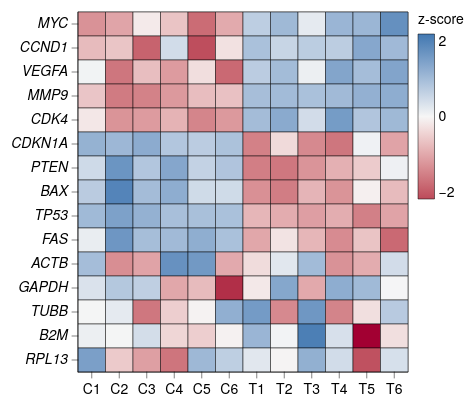

Express this chart as Vega-Lite.
### Vega-Lite specification from a JSON file in a GitHub repository (floating-point values rounded to 4 significant figures; data arrays with more than 128 entries replaced by an {"elided": "..."} marker saying what was removed)
{"background": null, "config": {"arc": {"fill": "#DBDBDB", "fillOpacity": 1.0, "innerRadius": 41.25, "padAngle": 0.03, "stroke": "black", "strokeOpacity": 1, "strokeWidth": 0.25}, "area": {"fill": "#DBDBDB", "fillOpacity": 1.0, "stroke": "black", "strokeOpacity": 1, "strokeWidth": 0.25}, "axis": {"domain": true, "domainCap": "round", "domainColor": "black", "domainWidth": 0.25, "grid": false, "gridCap": "round", "gridColor": "#F1F1F1", "gridDash": [0, 0], "gridOpacity": 1.0, "gridWidth": 0.25, "labelColor": "black", "labelFont": "Helvetica Neue, HelveticaNeue, Helvetica, Arial, sans-serif", "labelFontSize": 7, "labelFontStyle": "normal", "labelFontWeight": 400, "offset": 0, "ticks": true, "tickCap": "round", "tickColor": "black", "tickRound": false, "tickSize": 3, "tickWidth": 0.25, "titleColor": "black", "titleFont": "Helvetica Neue, HelveticaNeue, Helvetica, Arial, sans-serif", "titleFontSize": 7, "titleFontStyle": "normal", "titleFontWeight": 400}, "axisX": {"domain": true, "labelAlign": "center", "labelAngle": 0, "labels": true, "ticks": true, "translate": 0}, "axisY": {"domain": true, "labelAlign": "right", "labelAngle": 0, "labels": true, "ticks": true, "translate": 0}, "axisRight": {"domain": true, "labelAlign": "left", "labelAngle": 0, "labels": true, "ticks": true, "translate": 0}, "axisTop": {"domain": true, "labelAlign": "center", "labelAngle": 0, "labels": true, "ticks": true, "translate": 0}, "axisBand": {"tickOffset": 0}, "bar": {"fill": "#DBDBDB", "fillOpacity": 1.0, "stroke": "black", "strokeOpacity": 1, "strokeWidth": 0.25}, "boxplot": {"size": 14.85, "ticks": {"cornerRadius": 0.25, "fill": "black", "opacity": 1, "size": 7.425, "thickness": 0.25}, "box": {"fillOpacity": 1.0, "stroke": "black", "strokeOpacity": 1, "strokeWidth": 0.25}, "median": {"cornerRadius": 0, "fill": "black", "fillOpacity": 1.0, "opacity": 1, "size": 14.85, "thickness": 0.25}, "rule": {"fill": "black", "fillOpacity": 1.0, "size": 16.5, "stroke": "black", "strokeDash": [0, 0], "strokeOpacity": 1, "strokeWidth": 0.25}, "outliers": {"color": "black", "fill": "black", "fillOpacity": 1.0, "size": 0, "stroke": "black", "strokeOpacity": 1, "strokeWidth": 0.25}}, "circle": {"fill": "black", "fillOpacity": 1.0, "size": 2.062, "stroke": null, "strokeOpacity": 1, "strokeWidth": 0.25}, "errorband": {"band": {"fillOpacity": 0.6, "stroke": null, "strokeWidth": 0.25, "strokeOpacity": 1}, "borders": {"opacity": 0, "strokeOpacity": 0.25, "strokeWidth": 1}}, "errorbar": {"opacity": 1, "rule": {"strokeDash": [0, 0], "strokeWidth": 0.25}, "ticks": {"color": "black", "cornerRadius": 0.125, "opacity": 1, "size": 9.9, "thickness": 0.25}, "thickness": 0.25}, "font": "Helvetica Neue, HelveticaNeue, Helvetica, Arial, sans-serif", "geoshape": {"fill": "#DBDBDB", "fillOpacity": 1.0, "stroke": "black", "strokeOpacity": 1, "strokeWidth": 0.25}, "header": {"labelColor": "black", "labelFont": "Helvetica Neue, HelveticaNeue, Helvetica, Arial, sans-serif", "labelFontSize": 7, "labelFontStyle": "normal", "labelFontWeight": 400, "titleColor": "black", "titleFont": "Helvetica Neue, HelveticaNeue, Helvetica, Arial, sans-serif", "titleFontSize": 7, "titleFontStyle": "normal", "titleFontWeight": 400, "titlePadding": 0}, "legend": {"disable": false, "offset": 4.5, "titlePadding": 4, "labelOffset": 2, "gradientLabelOffset": 2, "gradientLength": 82.5, "gradientThickness": 8.25, "gradientOpacity": 1.0, "gradientStrokeColor": "black", "gradientStrokeWidth": 0.25, "labelColor": "black", "labelFont": "Helvetica Neue, HelveticaNeue, Helvetica, Arial, sans-serif", "labelFontSize": 7, "labelFontStyle": "normal", "labelFontWeight": 400, "strokeColor": "black", "strokeWidth": 0, "symbolSize": 42, "symbolStrokeColor": "black", "symbolStrokeWidth": 0.25, "titleColor": "black", "titleFont": "Helvetica Neue, HelveticaNeue, Helvetica, Arial, sans-serif", "titleFontSize": 7, "titleFontStyle": "normal", "titleFontWeight": 400}, "line": {"color": "black", "stroke": "black", "strokeCap": "butt", "strokeDash": [0, 0], "strokeOpacity": 1, "strokeWidth": 0.5}, "point": {"filled": true, "fill": "#DBDBDB", "fillOpacity": 1.0, "size": 8.25, "stroke": "black", "strokeOpacity": 1, "strokeWidth": 0.25}, "range": {"category": ["#B2B2B2", "#636363", "#4A7CD3", "#008542", "#382864", "#509F98", "#284F93", "#005226", "#A398D6", "#173633"], "diverging": {"scheme": ["#443E60", "#5F597E", "#7C759B", "#9994B6", "#B7B4CC", "#D6D5DC", "#F6F6F6", "#D1DAD9", "#A4C2BF", "#7AA9A4", "#578E89", "#37736E", "#1B5954"]}, "heatmap": {"scheme": ["#32022B", "#43044D", "#4C196E", "#4D338C", "#484DA6", "#3A68BB", "#1D83CA", "#1D9CCB", "#23B5C9", "#28CDC5", "#4DE0B4", "#91EE9F"]}, "ordinal": {"scheme": ["#F1F1F1", "#DBDBDB", "#C6C6C6", "#B2B2B2", "#9D9D9D", "#898989", "#767676", "#636363", "#515151", "#404040", "#2F2F2F", "#1F1F1F"]}, "ramp": {"scheme": ["#32022B", "#43044D", "#4C196E", "#4D338C", "#484DA6", "#3A68BB", "#1D83CA", "#1D9CCB", "#23B5C9", "#28CDC5", "#4DE0B4", "#91EE9F"]}}, "rule": {"color": "black", "stroke": "black", "strokeCap": "round", "strokeDash": [2, 2], "strokeOpacity": 1, "strokeWidth": 0.25}, "scale": {"bandPaddingInner": 0, "bandPaddingOuter": 0, "round": false}, "rect": {"fill": "#DBDBDB", "fillOpacity": 1.0, "stroke": "black", "strokeOpacity": 1, "strokeWidth": 0.25}, "square": {"fill": "#DBDBDB", "fillOpacity": 1.0, "size": 16.5, "stroke": "black", "strokeOpacity": 1, "strokeWidth": 0.25}, "text": {"color": "black", "font": "Helvetica Neue, HelveticaNeue, Helvetica, Arial, sans-serif", "fontSize": 7, "fontStyle": "normal", "fontWeight": 400}, "tick": {"color": "black", "cornerRadius": 0.125, "opacity": 1.0, "size": 14.85, "thickness": 0.25}, "title": {"anchor": "middle", "frame": "group", "color": "black", "font": "Helvetica Neue, HelveticaNeue, Helvetica, Arial, sans-serif", "fontSize": 7, "fontStyle": "normal", "fontWeight": 400, "subtitleColor": "black", "subtitleFont": "Helvetica Neue, HelveticaNeue, Helvetica, Arial, sans-serif", "subtitleFontSize": "Helvetica Neue, HelveticaNeue, Helvetica, Arial, sans-serif", "subtitleFontStyle": "normal", "subtitleFontWeight": 400}, "trail": {"color": "black", "opacity": 1, "size": 0.5}, "view": {"continuousWidth": 165, "continuousHeight": 180, "discreteWidth": 165, "discreteHeight": 180, "fill": null, "stroke": "black", "strokeWidth": 0.25}}, "data": {"name": "data-632dee7a6b575494698e75073b5a8a7b"}, "mark": {"type": "rect"}, "encoding": {"color": {"field": "z", "scale": {"domain": [-2, 2], "range": ["#BC4A5A", "#C96872", "#D4858B", "#DFA1A5", "#E8BDBF", "#F0DADA", "#F6F6F6", "#D7E0EB", "#B9CBE0", "#9BB6D5", "#7DA1C9", "#5F8CBD", "#4177B1"]}, "title": "z-score", "type": "quantitative"}, "x": {"field": "sample", "sort": ["C1", "C2", "C3", "C4", "C5", "C6", "T1", "T2", "T3", "T4", "T5", "T6"], "title": null, "type": "nominal"}, "y": {"axis": {"labelFontStyle": "italic"}, "field": "gene", "sort": ["MYC", "CCND1", "VEGFA", "MMP9", "CDK4", "CDKN1A", "PTEN", "BAX", "TP53", "FAS", "ACTB", "GAPDH", "TUBB", "B2M", "RPL13"], "title": null, "type": "nominal"}}, "$schema": "https://vega.github.io/schema/vega-lite/v6.4.1.json", "datasets": {"data-632dee7a6b575494698e75073b5a8a7b": {"elided": "180 records"}}}
